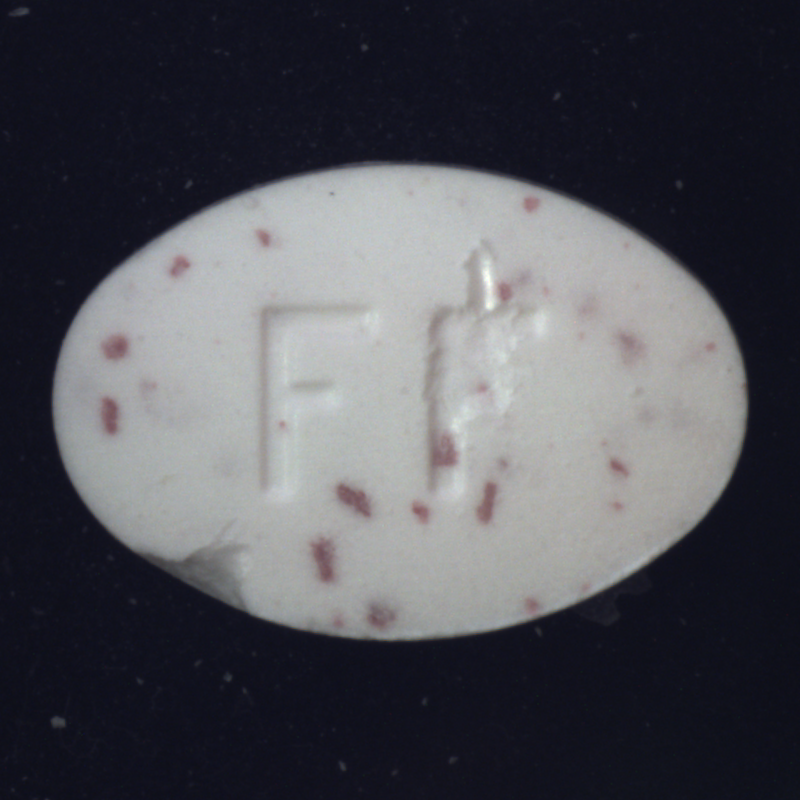
#> input picture Paper-1/Unit-1/001.png, 800 x 800 px
$ jupyter execute 5.ipynb
#> lines starting #> are read from the running program, lines starting #| are printed output that depends on the picture
[cell 1]
import cv2
import matplotlib.pyplot as plt

img1 = cv2.imread("001.png", cv2.IMREAD_GRAYSCALE)
#> img1: shape (800, 800); min 0, max 254, mean 81.4
img2 = cv2.imread("002.png", cv2.IMREAD_GRAYSCALE)
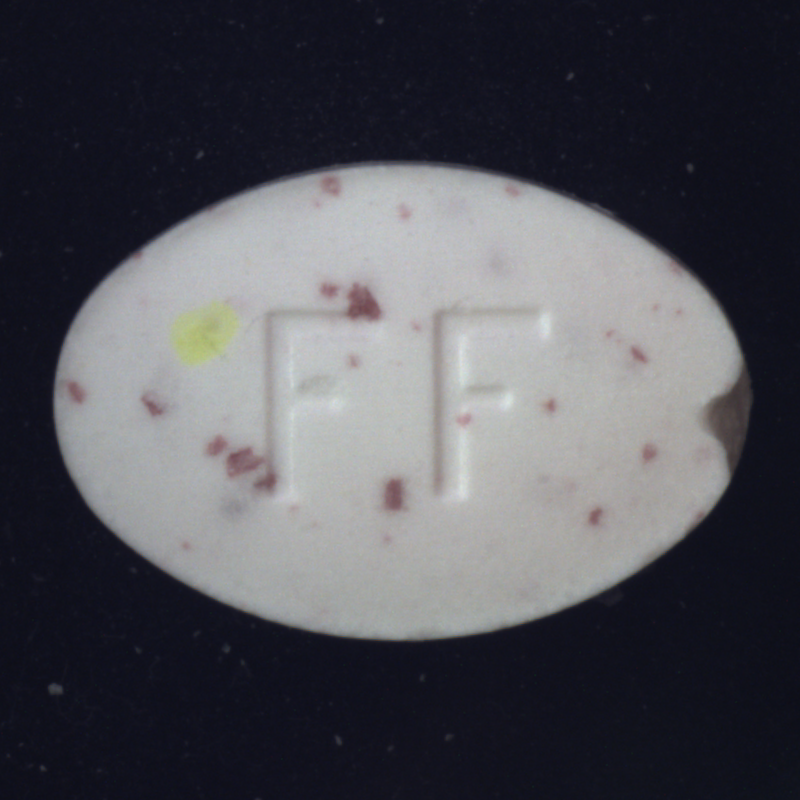
#> input picture Paper-1/Unit-1/002.png, 800 x 800 px
#> img2: shape (800, 800); min 0, max 225, mean 81.6

sift = cv2.SIFT_create()

[cell 2]
kp1_sift, des1_sift = sift.detectAndCompute(img1, None)
#> kp1_sift = 67 keypoints; strongest (x, y, size): (375, 375, 297.3), (277, 591, 48.6), (455, 574, 104.1), (353, 498, 20.7)
kp2_sift, des2_sift = sift.detectAndCompute(img2, None)
#> kp2_sift = 53 keypoints; strongest (x, y, size): (380, 379, 298.5), (363, 306, 22.4), (696, 481, 47.4), (268, 483, 13.6)

bf_sift = cv2.BFMatcher(cv2.NORM_L2, crossCheck=True)
matches_sift = bf_sift.match(des1_sift, des2_sift)
#> matches_sift = 20 matches
matches_sift = sorted(matches_sift, key=lambda x: x.distance)

sift_result = cv2.drawMatches(img1, kp1_sift, img2, kp2_sift, matches_sift[:30], None,
                              flags=cv2.DrawMatchesFlags_NOT_DRAW_SINGLE_POINTS)
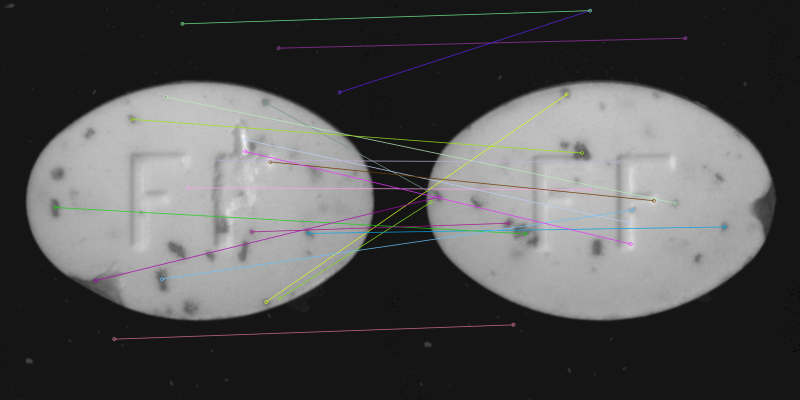
#> sift_result: shape (800, 1600, 3) (shown at 1/2 size); mean of channels 0, 1, 2 82.1, 82, 82; drawn as B, G, R

orb = cv2.ORB_create(nfeatures=1000)

[cell 3]
kp1_orb, des1_orb = orb.detectAndCompute(img1, None)
#> kp1_orb = 263 keypoints; strongest (x, y, size): (487, 305, 92.6), (340, 487, 111.1), (488, 306, 77.1), (487, 306, 53.6)
kp2_orb, des2_orb = orb.detectAndCompute(img2, None)
#> kp2_orb = 246 keypoints; strongest (x, y, size): (376, 312, 111.1), (376, 311, 92.6), (351, 312, 111.1), (349, 311, 92.6)

bf_orb = cv2.BFMatcher(cv2.NORM_HAMMING, crossCheck=True)
matches_orb = bf_orb.match(des1_orb, des2_orb)
#> matches_orb = 40 matches
matches_orb = sorted(matches_orb, key=lambda x: x.distance)

orb_result = cv2.drawMatches(img1, kp1_orb, img2, kp2_orb, matches_orb[:30], None,
                             flags=cv2.DrawMatchesFlags_NOT_DRAW_SINGLE_POINTS)
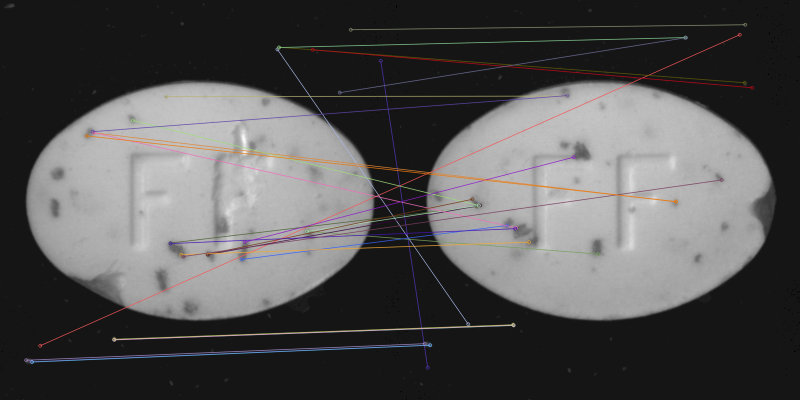
#> orb_result: shape (800, 1600, 3) (shown at 1/2 size); mean of channels 0, 1, 2 82.3, 82.2, 83.1; drawn as B, G, R

[cell 4]
plt.figure(figsize=(14, 8))

plt.subplot(1, 2, 1)
plt.title("SIFT Feature Matches")
plt.imshow(sift_result)
plt.axis("off")

plt.subplot(1, 2, 2)
plt.title("ORB Feature Matches")

plt.imshow(orb_result)
plt.axis("off")

plt.tight_layout()
plt.show()
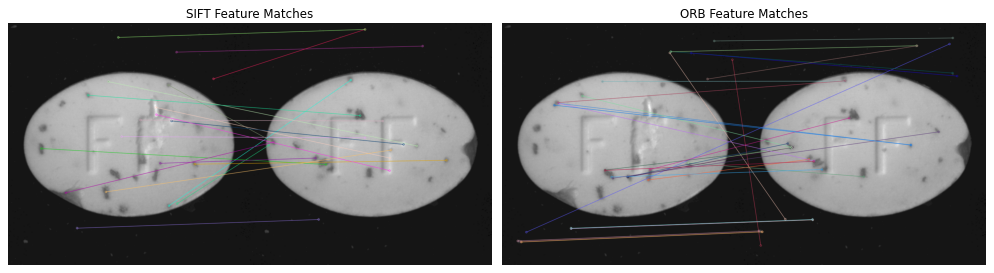
#> figure drawn by matplotlib, 2 panels
